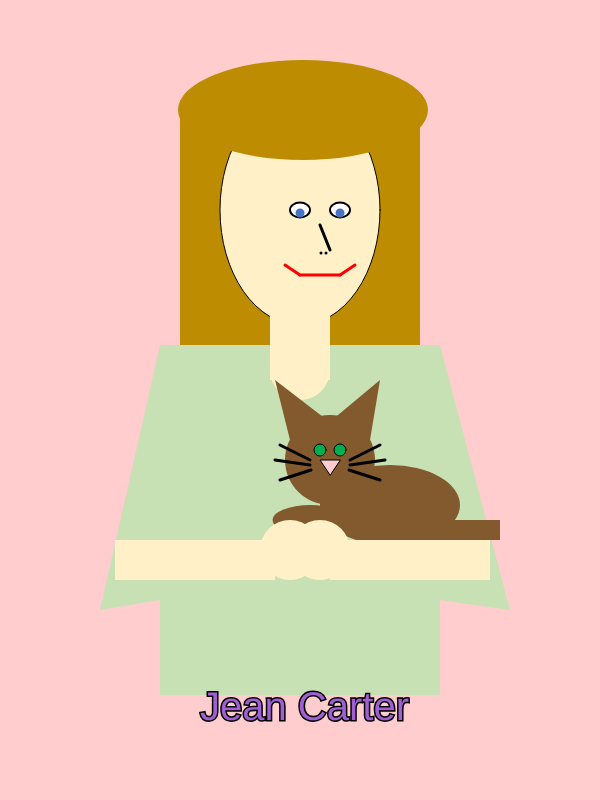
Frame 1 (no input)
Frame 60 (no input): identical to frame 1, image omitted
Frame 120 (the mouse pressed at the canvas centre since frame 60): identical to frame 1, image omitted

The p5.js sketch that drew this single still picture (run headless with seeded random() and noise() and a simulated clock; from frame 60 on, the mouse is pressed at the canvas centre):

// p5.js sketch
// ── sketch.js

function setup() {
        createCanvas(600,800);
    }

function draw() {
        background(255, 205, 205);

        //hair
        fill(190, 140, 0);
        strokeWeight(0);
        rect(180, 100, 240, 260);

        //face
        fill(255, 240, 200)
        strokeWeight(1);
        ellipse(300, 210, 160, 230);

        //shirt
        fill(200, 225, 180);
        strokeWeight(0);
        rect(160, 345, 280, 350);
        triangle(100, 610, 160, 345, 160, 600);
        triangle(440, 600, 440, 345, 510, 610);

        //bangs
        fill(190, 140, 0);
        strokeWeight(0);       
        ellipse(303, 110, 250, 100);

        //neck
        fill(255, 240, 200)
        strokeWeight(0);
        rect(270, 300, 60, 80);
        circle(300, 370, 60);

        //kitten body
        fill(130, 90, 45);
        strokeWeight(0);
        triangle(290, 440, 275, 380, 340, 430);
        triangle(320, 430, 380, 380, 370, 440);
        ellipse(390, 505, 140, 80);
        ellipse(310, 520, 75, 30);
        circle(330, 460, 90);
        rect(420, 520, 80, 20);

      
        //arms and hands
        fill(255, 240, 200);
        strokeWeight(0);
        rect(115, 540, 160, 40);
        rect(330, 540, 160, 40);
        circle(290, 550, 60);
        circle(320, 550, 60);

       //facial features eyes
       fill(255, 255, 255);
       strokeWeight(2);
       stroke(0, 0, 0);
       ellipse(300, 210, 20, 15);
       ellipse(340, 210, 20, 15);

       fill(70, 115, 195);
       strokeWeight(0);
       circle(300, 213, 9);
       circle(340, 213, 9);

       //lips and nose  add lines and points here 
       strokeWeight(3);
       line(320, 225, 330, 250);
       point(321, 253);
       point(326, 253);
       
       stroke(255, 0, 0);
       line(300, 275, 340, 275);
       line(285, 265, 300, 275);
       line(340, 275, 355, 265);


       //kitten face
        fill(0, 175, 80);
        stroke(0, 0, 0);
        strokeWeight(1);
        circle(320, 450, 12);
        circle(340, 450, 12);

        fill(255, 205, 205);
        triangle(330, 475, 320, 460, 340, 460);

        strokeWeight(3);
        line(280, 445, 310, 460);
        line(275, 460, 310, 465);
        line(280, 480, 311, 470);
        line(350, 460, 380, 445);
        line(350, 465, 385, 460);
        line(349, 470, 380, 480);


        //add name
        fill(160, 95, 210);
        textSize(40);
        text("Jean Carter", 200, 720);

    }
